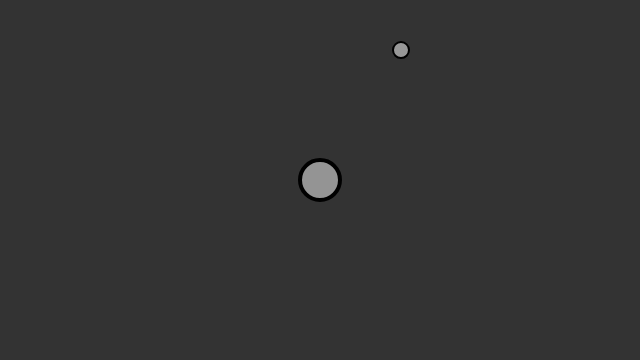
Frame 1 (no input)
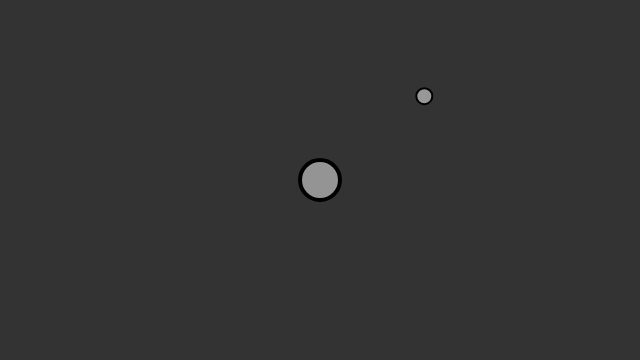
Frame 60 (no input)
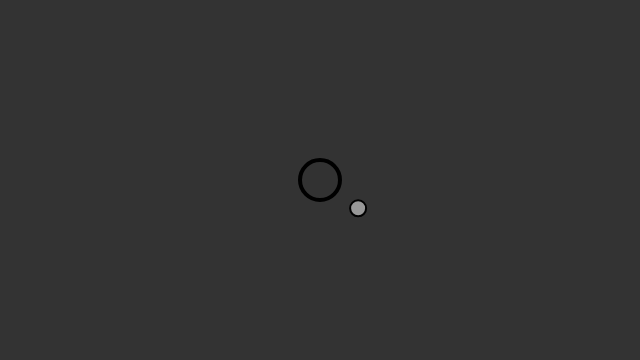
Frame 120 (the mouse pressed at the canvas centre since frame 60)

The p5.js sketch that drew these frames (run headless with seeded random() and noise() and a simulated clock; from frame 60 on, the mouse is pressed at the canvas centre):

// p5.js sketch
// ── sketch.js
let mover;

let attractor;

function setup() {
  createCanvas(640, 360);
  mover = new Mover();
  attractor = new Attractor();
}

function draw() {
  background(51);

  let force = attractor.calculateAttraction(mover);
  mover.applyForce(force);
  mover.update();

  attractor.display();
  mover.display();
}

function mouseMoved() {
  attractor.handleHover(mouseX, mouseY);
}

function mousePressed() {
  attractor.handlePress(mouseX, mouseY);
}

function mouseDragged() {
  attractor.handleHover(mouseX, mouseY);
  attractor.handleDrag(mouseX, mouseY);
}

function mouseReleased() {
attractor.stopDragging();
}

// ── attractor.js
// The Nature of Code
// Daniel Shiffman
// http://natureofcode.com

// An object for a draggable attractive body in our world

class Attractor {
  constructor() {
    this.position = createVector(width / 2, height / 2);
    this.mass = 20;
    this.G = 1;
    this.dragOffset = createVector(0, 0);
    this.dragging = false;
    this.rollover = false;
  }
  calculateAttraction(m) {
    // Calculate direction of force
    let force = p5.Vector.sub(this.position, m.position);
    // Distance between objects
    let distance = force.mag();
    // Limiting the distance to eliminate "extreme" results for very close or very far objects
    distance = constrain(distance, 5, 25);
    // Normalize vector (distance doesn't matter here, we just want this vector for direction)
    force.normalize();
    // Calculate gravitional force magnitude
    let strength = (this.G * this.mass * m.mass) / (distance * distance);
    // Get force vector --> magnitude * direction
    force.mult(strength);
    return force;
  }

  // Method to display
  display() {
    ellipseMode(CENTER);
    strokeWeight(4);
    stroke(0);
    if (this.dragging) {
      fill(50);
    } else if (this.rollover) {
      fill(100);
    } else {
      fill(175, 200);
    }
    ellipse(this.position.x, this.position.y, this.mass * 2, this.mass * 2);
  }

  // The methods below are for mouse interaction
  handlePress(mx, my) {
    let d = dist(mx, my, this.position.x, this.position.y);
    if (d < this.mass) {
      this.dragging = true;
      this.dragOffset.x = this.position.x - mx;
      this.dragOffset.y = this.position.y - my;
    }
  }

  handleHover(mx, my) {
    let d = dist(mx, my, this.position.x, this.position.y);
    if (d < this.mass) {
      this.rollover = true;
    } else {
      this.rollover = false;
    }
  }

  stopDragging() {
    this.dragging = false;
  }

  handleDrag(mx, my) {
    if (this.dragging) {
      this.position.x = mx + this.dragOffset.x;
      this.position.y = my + this.dragOffset.y;
    }
  }
}

// ── mover.js
class Mover {
  constructor() {
    this.position = createVector(400, 50);
    this.velocity = createVector(1, 0);
    this.acceleration = createVector(0, 0);
    this.mass = 1;
  }

  applyForce(force) {
    let f = p5.Vector.div(force, this.mass);
    this.acceleration.add(f);
  }

  update() {
    this.velocity.add(this.acceleration);
    this.position.add(this.velocity);
    this.acceleration.mult(0);
  }

  display() {
    stroke(0);
    strokeWeight(2);
    fill(255, 127);
    ellipse(this.position.x, this.position.y, this.mass * 16, this.mass * 16);
  }

  checkEdges() {
    if (this.position.x > width) {
      this.position.x = width;
      this.velocity.x *= -1;
    } else if (this.position.x < 0) {
      this.velocity.x *= -1;
      this.position.x = 0;
    }
    if (this.position.y > height) {
      this.velocity.y *= -1;
this.position.y = height;
    }
  }
}
